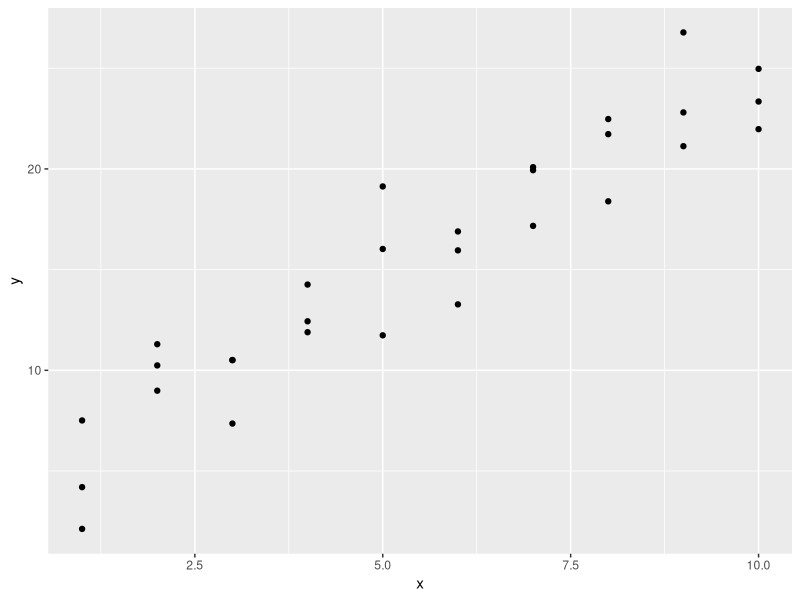
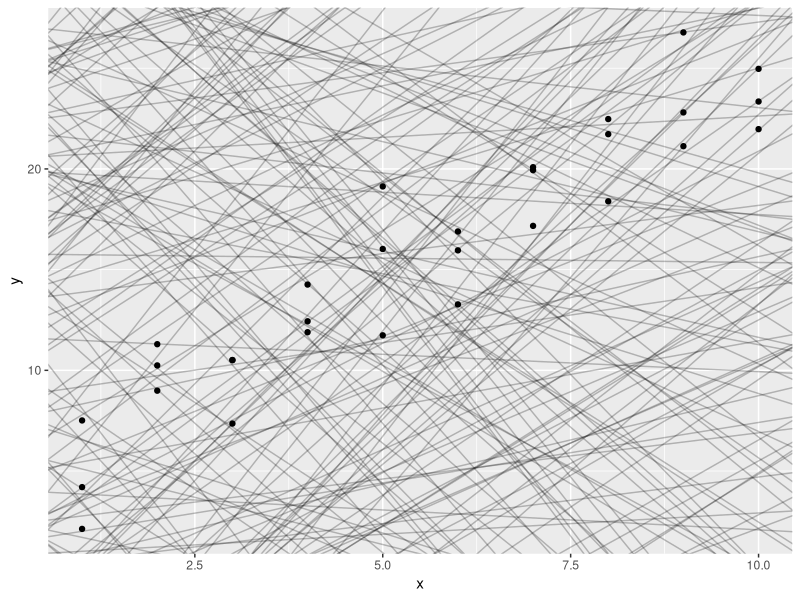
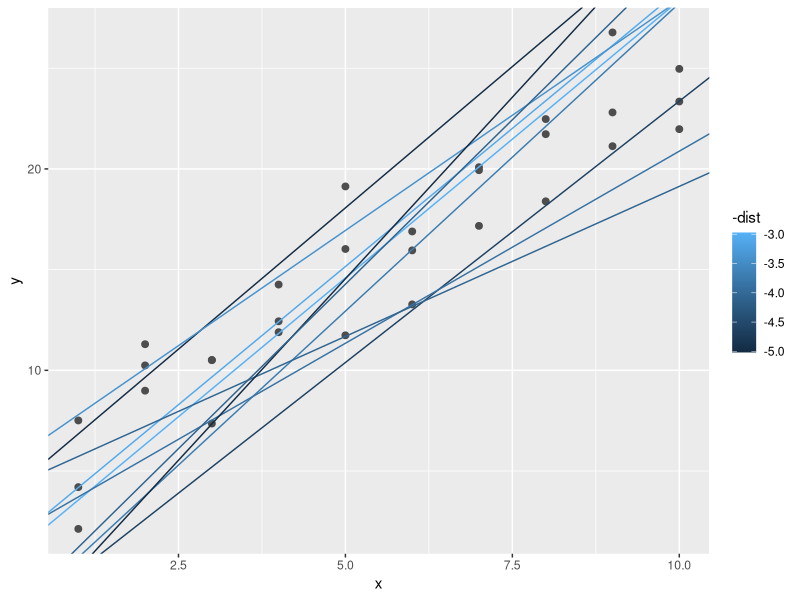
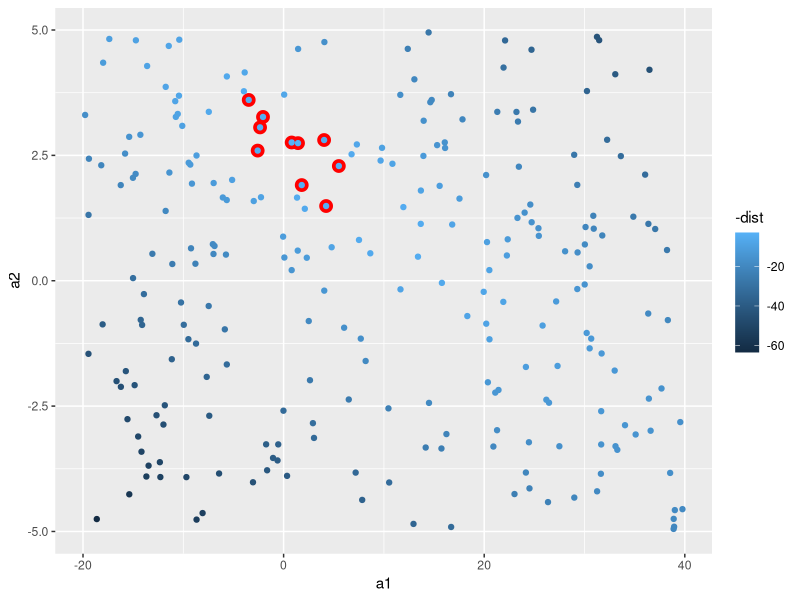
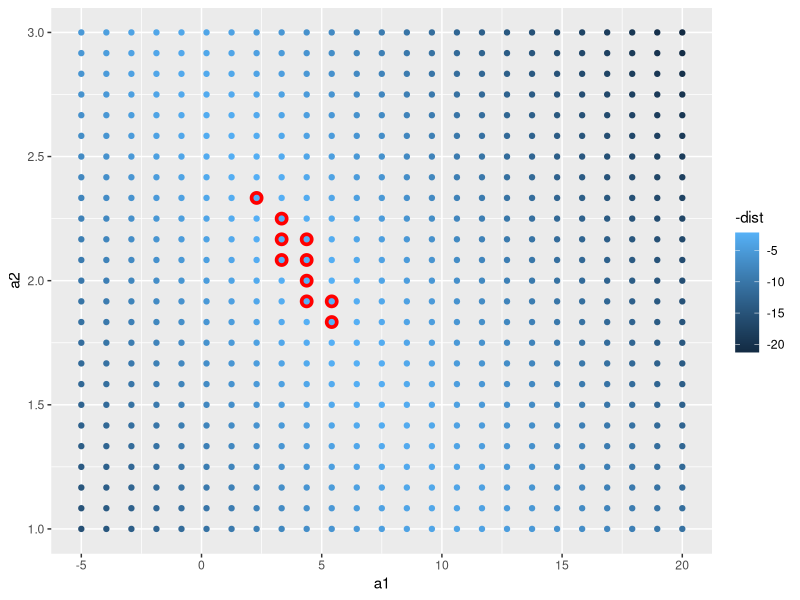
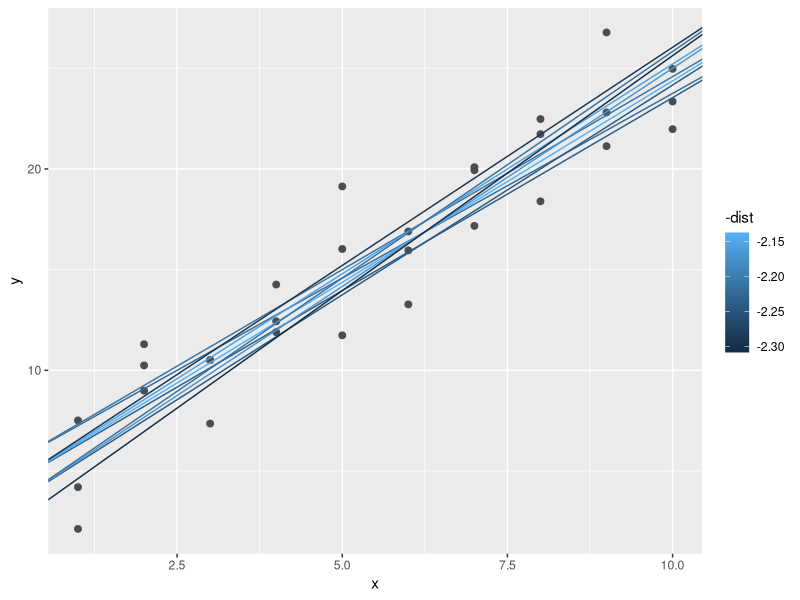
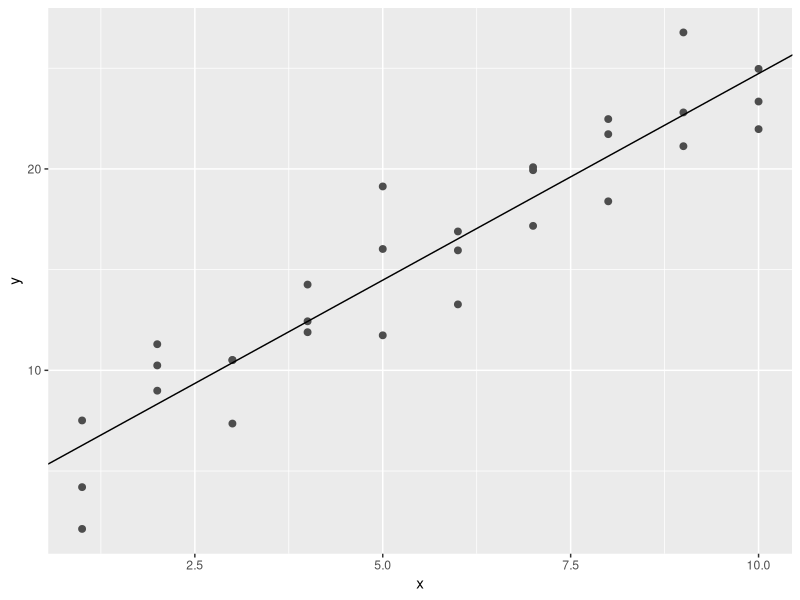
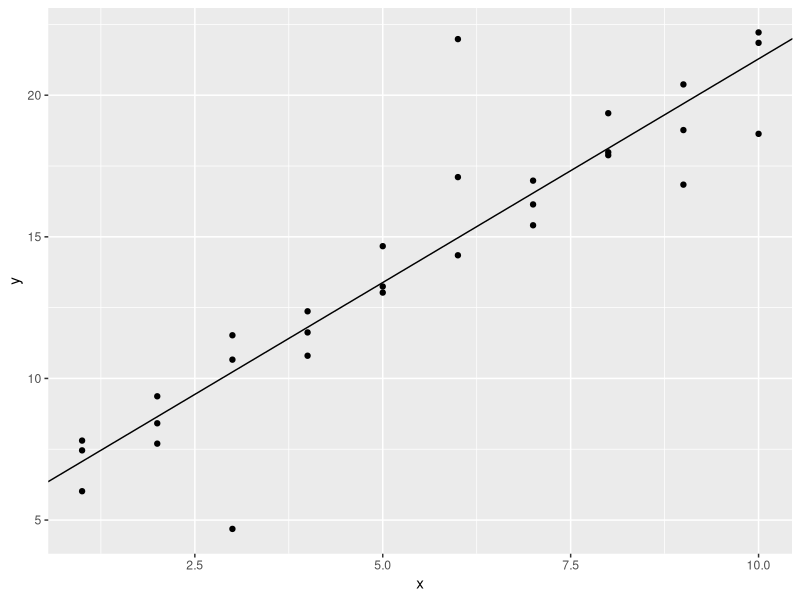

Generate these figures, in order, with R: (Note: this script raises an error after producing the figures.)
library(tidyverse)
library(modelr)
options(na.action = na.warn)

ggplot(sim1, aes(x, y)) +
  geom_point()

#randomly generate models
models <- tibble(
  a1 = runif(250, -20, 40),
  a2 = runif(250, -5, 5)
)

ggplot(sim1, aes(x, y)) +
  geom_abline(
    aes(intercept = a1, slope = a2),
    data = models, alpha = 1/4
) +
  geom_point()

#model y prediction (linear slope)
model1 <- function(a, data) {
  a[1] + data$x * a[2]
}

model1(c(7, 1.5), sim1)

#rms'ing it
measure_distance <- function(mod, data) {
  diff <- data$y - model1(mod, data)
  sqrt(mean(diff ^2))
}
measure_distance(c(7, 1.5), sim1)

#helper function to run modelling across lots of models
sim1_dist <- function(a1, a2) {
  measure_distance(c(a1, a2), sim1)
}

models <- models %>% 
  mutate(dist = purrr::map2_dbl(a1, a2, sim1_dist))
models

#overlay top 10 best models
ggplot(sim1, aes(x, y)) +
  geom_point(size = 2, color = "grey30") +
  geom_abline(
    aes(intercept = a1, slope = a2, color = -dist),
    data = filter(models, rank(dist) <= 10)
  )

#show models and distance
ggplot(models, aes(a1, a2)) +
  geom_point(
    data = filter(models, rank(dist) <= 10),
    size = 4, color = "red"
  ) +
  geom_point(aes(color = -dist))

##doing a grid version
grid <- expand.grid(
  a1 = seq(-5, 20, length = 25),
  a2 = seq(1, 3, length = 25)
) %>% 
  mutate(dist = purrr::map2_dbl(a1, a2, sim1_dist))

grid %>% 
  ggplot(aes(a1, a2)) +
  geom_point(
    data = filter(grid, rank(dist) <= 10),
    size = 4, color = "red"
  ) +
  geom_point(aes(color = -dist))

#overlay back onto data
ggplot(sim1, aes(x, y)) +
  geom_point(size = 2, color = "grey30") +
  geom_abline(
    aes(intercept = a1, slope = a2, color = -dist),
    data = filter(grid, rank(dist) <= 10)
  )

#optimisation of model using Newton-Raphson
best <- optim(c(0, 0), measure_distance, data = sim1)
best$par

ggplot(sim1, aes(x, y)) +
  geom_point(size = 2, color = "grey30") +
  geom_abline(intercept = best$par[1], slope = best$par[2])

##using lm
sim1_mod <- lm(y ~ x, data = sim1)
coef(sim1_mod)

#exercises p 353
#1
sim1a <- tibble(
  x = rep(1:10, each = 3),
  y = x * 1.5 + 6 + rt(length(x), df = 2)
)
sim1a_mod <- lm(y ~ x, data = sim1a)
sim1a_coef <- coef(sim1a_mod)

ggplot(sim1a, aes(x, y)) +
  geom_point() +
  geom_abline(intercept = sim1a_coef[1], slope = sim1a_coef[2])
#outliers do affect the slope

#2
#ame ing it
#model y prediction (linear slope)
make_prediction <- function(a, data) {
  a[1] + data$x * a[2]
}

measure_distance <- function(mod, data) {
  diff <- data$y - make_prediction(mod, data)
  mean(abs(diff))
}
best <- optim(c(0, 0), measure_distance, data = sim1a)

ggplot(sim1a, aes(x, y)) +
  geom_point() +
  geom_abline(intercept = sim1a_coef[1], slope = sim1a_coef[2]) +
  geom_abline(intercept = best$par[1], slope = best$par[2], colour="red",size=2)

#3
#a third dimension - where one vaue is essentially dependent on another and will be different dependent on what one of the two (x^0) variables is allocated
#so an infinite number of combinations with the two values

#visualising models
#grid of values
grid <- sim1 %>% 
  data_grid(x)
grid
sim1

grid <- grid %>% 
  add_predictions(sim1_mod)
grid

ggplot(sim1, aes(x)) +
  geom_point(aes(y = y)) +
  geom_line(
    aes(y = pred),
    data = grid,
    color = "red",
    size = 1
  )

##residuals
sim1_res <- sim1 %>%
  add_residuals(sim1_mod)
sim1_res

ggplot(sim1_res, aes(resid)) +
  geom_freqpoly(binwidth = 0.5)

#recreating plot with residuals
ggplot(sim1_res, aes(x, resid)) +
  geom_ref_line(h = 0) +
  geom_point()

#ex pe 358
#1
loess_mod <- loess(y ~ x, data = sim1)
grid <- sim1 %>% 
  add_predictions(loess_mod)
grid
ggplot(grid) +
  geom_point(aes(x, y)) +
  geom_line(aes(x, pred, color='red')) +
  geom_smooth(aes(x, y, color="blue"))
###it looks like the prediction with loess is the same as geom_smooth

linear_mod <- lm(y ~ x, data = sim1)
grid2 <- sim1 %>% 
  add_predictions(linear_mod)
grid2
ggplot(grid2) +
  geom_point(aes(x, y)) +
  geom_line(aes(x, pred, color='red')) +
  geom_smooth(aes(x, y, color="blue"))

#2
?add_predictions
?gather_predictions

grid3 <- sim1 %>% 
  spread_predictions(loess_mod, linear_mod)
grid3

grid4 <- sim1 %>% 
  gather_predictions(loess_mod, linear_mod)
grid4

#3
?geom_ref_line
ggplot(grid2) +
  geom_point(aes(x, y)) +
  geom_line(aes(x, pred, color='red')) +
  geom_ref_line(h = 15)

grid2a <- grid2 %>% 
  add_residuals(loess_mod)
grid2a
ggplot(grid2a) +
  geom_point(aes(x, resid)) +
  geom_ref_line(h=0)

#4
ggplot(grid2a) +
  geom_freqpoly(aes(resid))

#formulas
#model matrix shows the conversion of formula to function
df <- tribble(
  ~y,   ~x1,    ~x2,
  4,      2,     5,
  5,      1,     6
)
model_matrix(df, y ~ x1)

#explicity drop column using -1
model_matrix(df, y ~ x1 - 1)
model_matrix(df, y~x1 + x2)

df <- tribble(
  ~ sex,  ~ response,
  "male",   1,
  "female", 2,
  "male",   1
)
model_matrix(df, response ~ sex)

#sim2 dataset
ggplot(sim2) +
  geom_point(aes(x, y))

mod2 <- lm(y ~ x, data = sim2)
grid <- sim2 %>% 
  data_grid(x) %>% 
  add_predictions(mod2)
grid

#visualise predictions
ggplot(sim2, aes(x)) +
  geom_point(aes(y = y)) +
  geom_point(
    data = grid,
    aes(y = pred),
    color = "red",
    size = 4
  )

#you cannot make predictions about levels that you didn't observe
tibble(x= "e") %>% 
  add_predictions(mod2)

#continuous + categorical
ggplot(sim3, aes(x1, y)) +
  geom_point(aes(color = x2))

sim3

#independent model
mod1 <- lm(y ~ x1 + x2, data = sim3)
#interaction model
mod2 <- lm(y ~ x1 * x2, data = sim3)

grid <- sim3 %>% 
  data_grid(x1, x2) %>% 
  gather_predictions(mod1, mod2)
grid

ggplot(sim3, aes(x1, y, color = x2)) +
  geom_point() +
  geom_line(data = grid, aes(y = pred)) +
  facet_wrap(~ model)

#map residuals
sim3 <- sim3 %>% 
  gather_residuals(mod1, mod2)

ggplot(sim3, aes(x1, resid, color = x2)) +
  geom_point() +
  facet_grid(model ~ x2)
